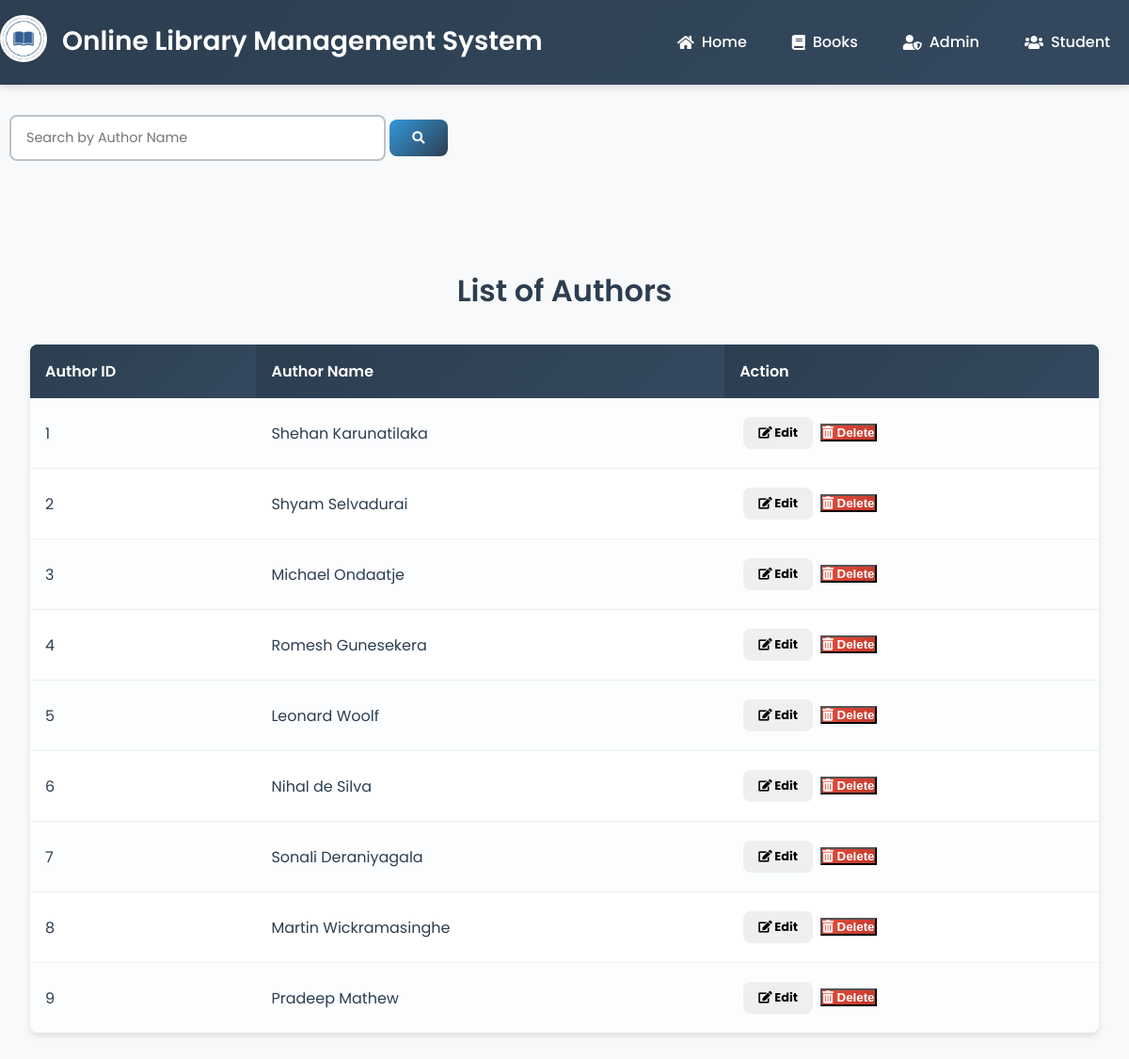
/manage_authors.php, run on the app's committed database.
### tables this page shows
CREATE TABLE authors (
    authorid INT AUTO_INCREMENT PRIMARY KEY,
    authorname VARCHAR(255) NOT NULL,
    biography TEXT,
    nationality VARCHAR(100),
    created_at TIMESTAMP DEFAULT CURRENT_TIMESTAMP
);

### manage_authors.php (the view, shortened to what this page needs)
<?php
	include "connection.php";
    include "admin_navbar.php";
?>
<!DOCTYPE html>
<html lang="en">
<head>
    <link rel="stylesheet" href="https://cdnjs.cloudflare.com/ajax/libs/font-awesome/5.15.2/css/all.min.css" />
    <link rel="stylesheet" href="style.css?v=<?php echo time(); ?>">
</head>
<body>
    <div class="search-bar admin-search">
        <form action="" method='post'>
            <input type="search" name='search' placeholder='Search by Author Name' required>
            <button type='submit' name='submit'><i class="fas fa-search"></i></button>
        </form>
    </div>
    <div class="request-table">
        <div class="request-container">
            <h2 class="request-title student-info-title">List of Authors</h2>
            <?php
		if(isset($_POST['submit']))
		{
			$q=mysqli_query($db,"SELECT * FROM authors where authorname like '%$_POST[search]%'; ");
			if(mysqli_num_rows($q)==0)
			{
				echo "Sorry! No Authors found. Try searching again";
			}
			else
			{
				echo "<table class='rtable authortable'>";
                echo "<tr style='background-color: teal;'>";
                echo "<th>"; echo "Author ID"; echo "</th>";
                echo "<th>"; echo "Author Name"; echo "</th>";
                echo "<th>"; echo "Action"; echo "</th>";
                echo "</tr>";
                while($row=mysqli_fetch_assoc($q))
                {
                    echo "<tr>";
                    echo "<td>"; echo $row['authorid']; echo "</td>";
                    echo "<td>"; echo $row['authorname']; echo "</td>";
                    echo "<td>";?><a href="edit_author.php?ed=<?php echo $row['authorid'];?>"><button style="font-weight:bold;" type="submit" name="submit1" class="btn btn-default actionbtn"><i class="fas fa-edit"></i> Edit
			        </button>
                    </a>
                    <a href="delete_author.php?del=<?php echo $row['authorid'];?>"><button onclick="del()" style="font-weight:bold;" type="submit" name="submit1" class="delbtn" ><i class="fas fa-trash-alt"></i> Delete
                        </button>
                    </a>
			        <?php
			        echo "</td>";
                    echo "</tr>";
                }
                echo "</table>";
		    }
		}
		else
		{
			$res=mysqli_query($db,"SELECT * FROM authors; ");
            echo "<table class='rtable authortable'>";
                echo "<tr style='background-color: teal;'>";
                echo "<th>"; echo "Author ID"; echo "</th>";
                echo "<th>"; echo "Author Name"; echo "</th>";
                echo "<th>"; echo "Action"; echo "</th>";
                echo "</tr>";
            while($row=mysqli_fetch_assoc($res))
            {
                echo "<tr>";
                echo "<td>"; echo $row['authorid']; echo "</td>";
                echo "<td>"; echo $row['authorname']; echo "</td>";
                echo "<td>";?><a href="edit_author.php?ed=<?php echo $row['authorid'];?>"><button style="font-weight:bold;" type="submit" name="submit1" class="btn btn-default actionbtn"><i class="fas fa-edit"></i> Edit
                </button>
                </a>
                <a href="delete_author.php?del=<?php echo $row['authorid'];?>"><button onclick="del()" style="font-weight:bold;" type="submit" name="submit1" class="delbtn"><i class="fas fa-trash-alt"></i> Delete
                </button></a>
                <?php
                echo "</td>";
                echo "</tr>";
            }
            echo "</table>";
            }
        ?>
        </div>
    </div>
</body>
</html>

### style.css (style rules this page uses)
:root { --primary-color: #2c3e50; --secondary-color: #3498db; --accent-color: #e74c3c; --success-color: #27ae60; --warning-color: #f39c12; --dark-color: #34495e; --light-color: #ecf0f1; --white: #ffffff; --text-dark: #2c3e50; --text-light: #7f8c8d; --border-color: #bdc3c7; --shadow: 0 4px 6px rgba(0, 0, 0, 0.1); --shadow-hover: 0 8px 25px rgba(0, 0, 0, 0.15); --border-radius: 8px; --transition: all 0.3s ease; --font-primary: 'Poppins', sans-serif; --font-secondary: 'Kaushan Script', cursive; }
* { margin: 0; padding: 0; box-sizing: border-box; }
html { scroll-behavior: smooth; font-size: 16px; }
body { font-family: var(--font-primary); line-height: 1.6; color: var(--text-dark); background-color: #f8f9fa; overflow-x: hidden; }
h1, h2, h3, h4, h5, h6 { font-weight: 600; color: var(--text-dark); }
h2 { font-size: 2rem; }
a { text-decoration: none; color: var(--secondary-color); transition: var(--transition); }
.request-table { padding: 4rem 0; }
.request-container { max-width: 1400px; margin: 0 auto; padding: 0 2rem; }
.request-title, .student-info-title { font-size: 2rem; text-align: center; margin-bottom: 2rem; color: var(--text-dark); }
.rtable { width: 100%; background: var(--white); border-radius: var(--border-radius); overflow: hidden; box-shadow: var(--shadow); border-collapse: collapse; }
.rtable th { background: linear-gradient(135deg, var(--primary-color) 0%, var(--dark-color) 100%); color: var(--white); padding: 1rem; text-align: left; font-weight: 600; }
.rtable td { padding: 1rem; border-bottom: 1px solid var(--light-color); vertical-align: middle; }
.rtable tr:last-child td { border-bottom: none; }
.btn { display: inline-block; padding: 0.75rem 1.5rem; border: none; border-radius: var(--border-radius); font-family: var(--font-primary); font-weight: 500; text-align: center; cursor: pointer; transition: var(--transition); text-decoration: none; font-size: 0.9rem; }
.btn-danger, .delbtn { background: linear-gradient(135deg, var(--accent-color) 0%, #c0392b 100%); color: var(--white); }
.actionbtn { padding: 0.5rem 1rem; margin: 0.25rem; font-size: 0.8rem; }
form { width: 100%; margin-left: 10px; }
form input, form select, form textarea, .form-control { width: 100%; padding: 0.75rem; border: 2px solid var(--border-color); border-radius: var(--border-radius); font-family: var(--font-primary); font-size: 0.9rem; transition: var(--transition); margin-bottom: 1rem; }
.search-bar { display: flex; justify-content: center; gap: 1rem; margin: 2rem 0; flex-wrap: wrap; }
.search-bar input, .search-bar select { padding: 0.75rem 1rem; border: 2px solid var(--border-color); border-radius: var(--border-radius); font-size: 0.9rem; min-width: 200px; max-width: 400px; }
.search-bar button { padding: 0.75rem 1.5rem; background: linear-gradient(135deg, var(--secondary-color) 0%, var(--primary-color) 100%); color: var(--white); border: none; border-radius: var(--border-radius); cursor: pointer; font-weight: 500; transition: var(--transition); }
.rtable tbody tr:nth-child(even) { background: rgba(52, 152, 219, 0.02); }

### data on the page
authors: authorid "1", authorname "Shehan Karunatilaka"
authors: authorid "2", authorname "Shyam Selvadurai"
authors: authorid "3", authorname "Michael Ondaatje"
authors: authorid "4", authorname "Romesh Gunesekera"
authors: authorid "5", authorname "Leonard Woolf"
authors: authorid "6", authorname "Nihal de Silva"
authors: authorid "7", authorname "Sonali Deraniyagala"
authors: authorid "8", authorname "Martin Wickramasinghe"
authors: authorid "9", authorname "Pradeep Mathew"
